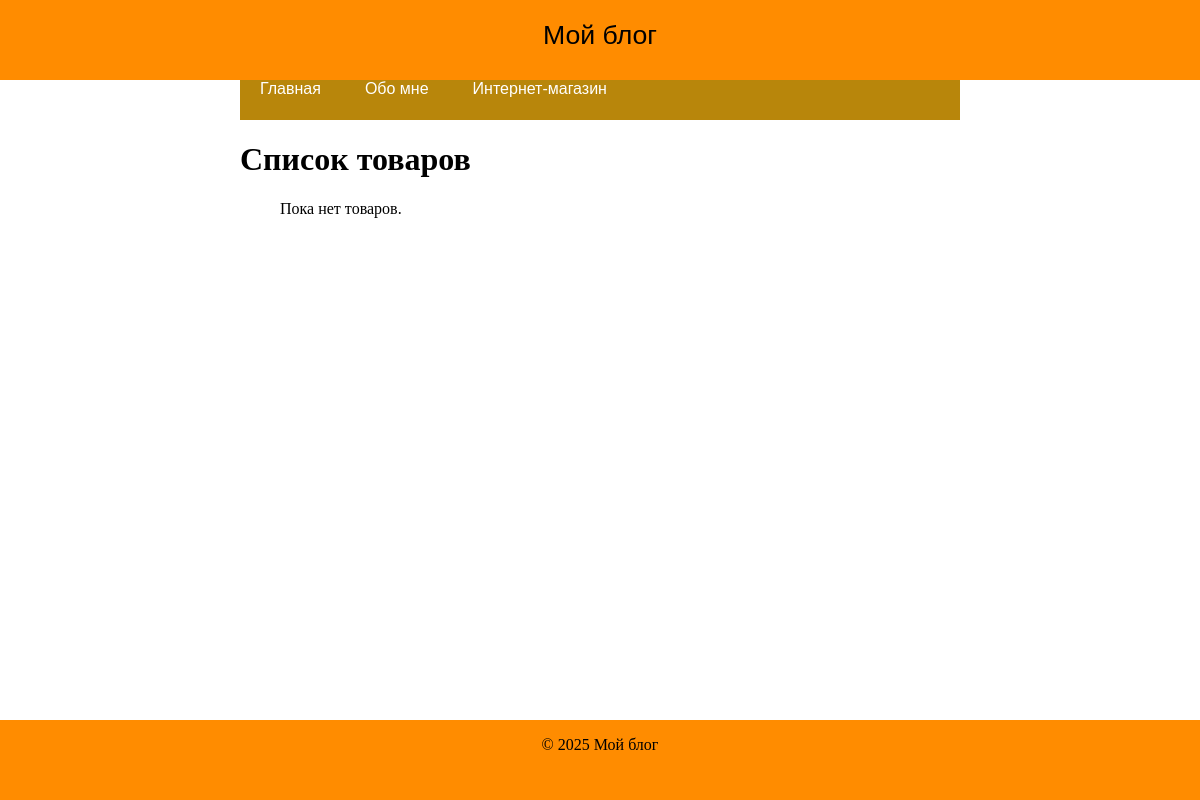
/shop/products/, run on an earlier commit of the app's database.
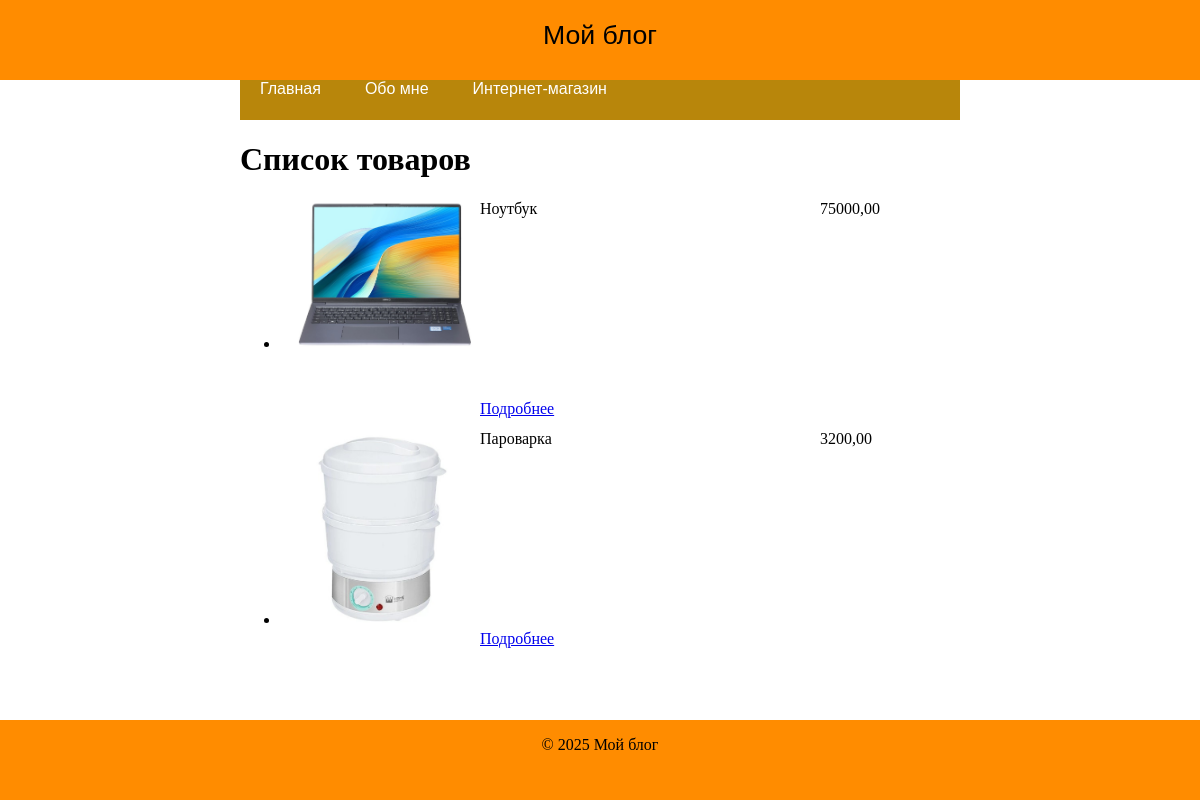
And on a later commit of the database.
### shop/models.py (models this page shows, shortened)
class Product(models.Model):
    name = models.CharField(max_length=100)  # Название товара
    description = models.TextField()  # Описание товара
    price = models.DecimalField(max_digits=10, decimal_places=2)  # Цена товара
    image = models.ImageField(upload_to='products/')  # Изображение товара
    created_at = models.DateTimeField(auto_now_add=True)  # Дата создания

### shop/views.py (the view)
# urls.py: path('products/', ProductListView.as_view(), name='post_list'),
class ProductListView(ListView):
    model = Product
    template_name = 'shop/product_list.html'
    context_object_name = 'products'

### templates/shop/product_list.html
{% extends '_base.html' %}
{% block title %}Список товаров{% endblock %}
{% block content %}
    <ul>
        {% for product in products %}
            <li>
                <div class="product">
                    <div class="image"><img src="/static/images/products/{{ product.image }}" /></div>
                    <div class="name">{{ product.name }}</div>
                    <div class="price">{{ product.price }}</div>
                    <div class="buttons">
                        <a href="{{ product.id }}/">Подробнее</a>
                    </div>
                </div>
            </li>
        {% empty %}
            <p>Пока нет товаров.</p>
        {% endfor %}
    </ul>
{% endblock %}

### templates/_base.html (shortened to what this page needs)
<!DOCTYPE html>
<html lang="ru">
<head>
    {% load static %}
    <link rel="stylesheet" href="{% static 'css/main.css' %}">
</head>
<body>
<div class="container">
    <div class="header">Мой блог</div>
    <div class="menu">
        <a href="{% url 'post_list' %}">Главная</a>
        <a href="{% url 'about' %}">Обо мне</a>
        <a href="{% url 'shop' %}">Интернет-магазин</a>
    </div>
    <div class="main">
        <h1>{% block title %}{% endblock %}</h1>
        {% block content %}{% endblock %}
    </div>
    <div class="footer">
        <p>© 2025 Мой блог</p>
    </div>
</div>
</body>
</html>

### static/css/main.css (style rules this page uses)
.container { display: grid; grid-template-columns: 0.6fr 1.8fr 0.6fr; grid-template-rows: 0.4fr 0.2fr 3fr 0.4fr; gap: 0px 0px; grid-auto-flow: row; justify-items: stretch; grid-template-areas: "header header header" ". menu ." ". main ." "footer footer footer"; }
.header { grid-area: header; text-align: center; vertical-align: center; background-color: darkorange; font-family: Helvetica; font-size: 20pt; padding: 20px; }
.menu { grid-area: menu; background-color: darkgoldenrod; }
.menu a { vertical-align: center; padding: 20px; font-family: Helvetica; color: white; text-decoration: none; }
.main { grid-area: main; }
.footer { grid-area: footer; background-color: darkorange; text-align: center; font-family: "Arial Black" }
html, body, .container { height: 100%; margin: 0; }
.product { display: grid; grid-template-columns: 200px 1.7fr 0.7fr; grid-template-rows: 200px 30px; gap: 0px 0px; grid-auto-flow: row; justify-items: stretch; grid-template-areas: "image name price" "image buttons price"; }
.price { grid-area: price; }
.image { grid-area: image; }
.image img { max-height: 200px; max-width: 200px; }
.name { grid-area: name; }
.buttons { grid-area: buttons; }

What changed in the data, as far as the page shows it:
added Product: image (picture), name "Ноутбук", price "75000,00"
added Product: image (picture), name "Пароварка", price "3200,00"
Also different on the page:
text no longer shown: "Пока нет товаров."
